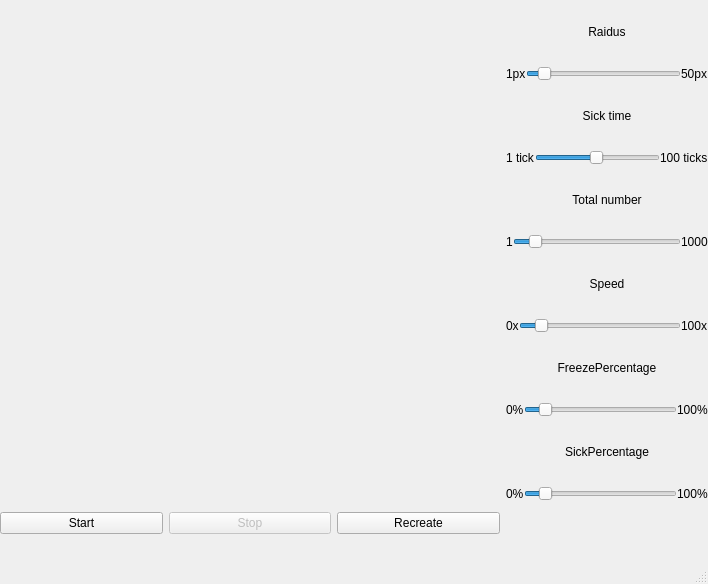
<?xml version="1.0" encoding="UTF-8"?>
<ui version="4.0">
 <class>MainWindow</class>
 <widget class="QMainWindow" name="MainWindow">
  <property name="geometry">
   <rect>
    <x>0</x>
    <y>0</y>
    <width>708</width>
    <height>584</height>
   </rect>
  </property>
  <property name="sizePolicy">
   <sizepolicy hsizetype="Minimum" vsizetype="Minimum">
    <horstretch>0</horstretch>
    <verstretch>0</verstretch>
   </sizepolicy>
  </property>
  <property name="minimumSize">
   <size>
    <width>0</width>
    <height>0</height>
   </size>
  </property>
  <property name="maximumSize">
   <size>
    <width>16777215</width>
    <height>16777215</height>
   </size>
  </property>
  <property name="windowTitle">
   <string>MainWindow</string>
  </property>
  <widget class="QWidget" name="centralwidget">
   <property name="minimumSize">
    <size>
     <width>0</width>
     <height>0</height>
    </size>
   </property>
   <widget class="QWidget" name="layoutWidget">
    <property name="geometry">
     <rect>
      <x>0</x>
      <y>0</y>
      <width>708</width>
      <height>537</height>
     </rect>
    </property>
    <layout class="QHBoxLayout" name="horizontalLayout">
     <property name="sizeConstraint">
      <enum>QLayout::SetMinimumSize</enum>
     </property>
     <item>
      <layout class="QVBoxLayout" name="verticalLayout_4">
       <property name="sizeConstraint">
        <enum>QLayout::SetMinimumSize</enum>
       </property>
       <item>
        <widget class="cvd::RenderArea" name="renderArea" native="true">
         <property name="sizePolicy">
          <sizepolicy hsizetype="Fixed" vsizetype="Fixed">
           <horstretch>0</horstretch>
           <verstretch>0</verstretch>
          </sizepolicy>
         </property>
         <property name="minimumSize">
          <size>
           <width>500</width>
           <height>500</height>
          </size>
         </property>
        </widget>
       </item>
       <item>
        <layout class="QHBoxLayout" name="horizontalLayout_5">
         <property name="sizeConstraint">
          <enum>QLayout::SetMinimumSize</enum>
         </property>
         <item alignment="Qt::AlignTop">
          <widget class="QPushButton" name="pushButtonStart">
           <property name="text">
            <string>Start</string>
           </property>
          </widget>
         </item>
         <item alignment="Qt::AlignTop">
          <widget class="QPushButton" name="pushButtonStop">
           <property name="enabled">
            <bool>false</bool>
           </property>
           <property name="text">
            <string>Stop</string>
           </property>
           <property name="checkable">
            <bool>false</bool>
           </property>
           <property name="checked">
            <bool>false</bool>
           </property>
           <property name="default">
            <bool>false</bool>
           </property>
           <property name="flat">
            <bool>false</bool>
           </property>
          </widget>
         </item>
         <item>
          <widget class="QPushButton" name="pushButtonRecreate">
           <property name="text">
            <string>Recreate</string>
           </property>
          </widget>
         </item>
        </layout>
       </item>
      </layout>
     </item>
     <item>
      <layout class="QVBoxLayout" name="verticalLayout">
       <property name="spacing">
        <number>0</number>
       </property>
       <property name="sizeConstraint">
        <enum>QLayout::SetMinimumSize</enum>
       </property>
       <item>
        <widget class="QLabel" name="labelRadius">
         <property name="minimumSize">
          <size>
           <width>0</width>
           <height>0</height>
          </size>
         </property>
         <property name="maximumSize">
          <size>
           <width>16777215</width>
           <height>20</height>
          </size>
         </property>
         <property name="text">
          <string>Raidus</string>
         </property>
         <property name="alignment">
          <set>Qt::AlignCenter</set>
         </property>
        </widget>
       </item>
       <item>
        <layout class="QHBoxLayout" name="horizontalLayout_6">
         <property name="sizeConstraint">
          <enum>QLayout::SetMinimumSize</enum>
         </property>
         <item>
          <widget class="QLabel" name="labelMinRadius">
           <property name="minimumSize">
            <size>
             <width>0</width>
             <height>0</height>
            </size>
           </property>
           <property name="maximumSize">
            <size>
             <width>16777215</width>
             <height>20</height>
            </size>
           </property>
           <property name="text">
            <string>1px</string>
           </property>
          </widget>
         </item>
         <item>
          <widget class="QSlider" name="sliderRadius">
           <property name="minimumSize">
            <size>
             <width>0</width>
             <height>15</height>
            </size>
           </property>
           <property name="maximumSize">
            <size>
             <width>16777215</width>
             <height>20</height>
            </size>
           </property>
           <property name="minimum">
            <number>1</number>
           </property>
           <property name="maximum">
            <number>50</number>
           </property>
           <property name="sliderPosition">
            <number>5</number>
           </property>
           <property name="orientation">
            <enum>Qt::Horizontal</enum>
           </property>
          </widget>
         </item>
         <item>
          <widget class="QLabel" name="labelMaxRadius">
           <property name="minimumSize">
            <size>
             <width>0</width>
             <height>0</height>
            </size>
           </property>
           <property name="maximumSize">
            <size>
             <width>16777215</width>
             <height>20</height>
            </size>
           </property>
           <property name="text">
            <string>50px</string>
           </property>
          </widget>
         </item>
        </layout>
       </item>
       <item>
        <widget class="QLabel" name="labelSickTime">
         <property name="minimumSize">
          <size>
           <width>0</width>
           <height>0</height>
          </size>
         </property>
         <property name="maximumSize">
          <size>
           <width>16777215</width>
           <height>20</height>
          </size>
         </property>
         <property name="text">
          <string>Sick time</string>
         </property>
         <property name="alignment">
          <set>Qt::AlignCenter</set>
         </property>
        </widget>
       </item>
       <item>
        <layout class="QHBoxLayout" name="horizontalLayout_7">
         <item>
          <widget class="QLabel" name="labelMinSickTime">
           <property name="minimumSize">
            <size>
             <width>0</width>
             <height>0</height>
            </size>
           </property>
           <property name="maximumSize">
            <size>
             <width>16777215</width>
             <height>20</height>
            </size>
           </property>
           <property name="text">
            <string>1 tick</string>
           </property>
          </widget>
         </item>
         <item>
          <widget class="QSlider" name="sliderSickTime">
           <property name="minimumSize">
            <size>
             <width>0</width>
             <height>15</height>
            </size>
           </property>
           <property name="minimum">
            <number>1</number>
           </property>
           <property name="maximum">
            <number>100</number>
           </property>
           <property name="sliderPosition">
            <number>50</number>
           </property>
           <property name="orientation">
            <enum>Qt::Horizontal</enum>
           </property>
          </widget>
         </item>
         <item>
          <widget class="QLabel" name="labelMaxSickTime">
           <property name="minimumSize">
            <size>
             <width>0</width>
             <height>0</height>
            </size>
           </property>
           <property name="maximumSize">
            <size>
             <width>16777215</width>
             <height>20</height>
            </size>
           </property>
           <property name="text">
            <string>100 ticks</string>
           </property>
          </widget>
         </item>
        </layout>
       </item>
       <item>
        <widget class="QLabel" name="labelNumber">
         <property name="minimumSize">
          <size>
           <width>0</width>
           <height>0</height>
          </size>
         </property>
         <property name="maximumSize">
          <size>
           <width>16777215</width>
           <height>20</height>
          </size>
         </property>
         <property name="text">
          <string>Total number</string>
         </property>
         <property name="alignment">
          <set>Qt::AlignCenter</set>
         </property>
        </widget>
       </item>
       <item>
        <layout class="QHBoxLayout" name="horizontalLayout_4">
         <item>
          <widget class="QLabel" name="labelMinNumber">
           <property name="minimumSize">
            <size>
             <width>0</width>
             <height>0</height>
            </size>
           </property>
           <property name="maximumSize">
            <size>
             <width>16777215</width>
             <height>20</height>
            </size>
           </property>
           <property name="text">
            <string>1</string>
           </property>
          </widget>
         </item>
         <item>
          <widget class="QSlider" name="sliderNumber">
           <property name="minimumSize">
            <size>
             <width>0</width>
             <height>15</height>
            </size>
           </property>
           <property name="minimum">
            <number>1</number>
           </property>
           <property name="maximum">
            <number>1000</number>
           </property>
           <property name="sliderPosition">
            <number>100</number>
           </property>
           <property name="orientation">
            <enum>Qt::Horizontal</enum>
           </property>
          </widget>
         </item>
         <item>
          <widget class="QLabel" name="labelMaxNumber">
           <property name="minimumSize">
            <size>
             <width>0</width>
             <height>0</height>
            </size>
           </property>
           <property name="maximumSize">
            <size>
             <width>16777215</width>
             <height>20</height>
            </size>
           </property>
           <property name="text">
            <string>1000</string>
           </property>
          </widget>
         </item>
        </layout>
       </item>
       <item>
        <widget class="QLabel" name="labelSpeed">
         <property name="minimumSize">
          <size>
           <width>0</width>
           <height>0</height>
          </size>
         </property>
         <property name="maximumSize">
          <size>
           <width>16777215</width>
           <height>20</height>
          </size>
         </property>
         <property name="text">
          <string>Speed</string>
         </property>
         <property name="alignment">
          <set>Qt::AlignCenter</set>
         </property>
        </widget>
       </item>
       <item>
        <layout class="QHBoxLayout" name="horizontalLayout_2">
         <item>
          <widget class="QLabel" name="labelMinSpeed">
           <property name="minimumSize">
            <size>
             <width>0</width>
             <height>0</height>
            </size>
           </property>
           <property name="maximumSize">
            <size>
             <width>16777215</width>
             <height>20</height>
            </size>
           </property>
           <property name="text">
            <string>0x</string>
           </property>
          </widget>
         </item>
         <item>
          <widget class="QSlider" name="sliderSpeed">
           <property name="minimumSize">
            <size>
             <width>0</width>
             <height>15</height>
            </size>
           </property>
           <property name="value">
            <number>10</number>
           </property>
           <property name="orientation">
            <enum>Qt::Horizontal</enum>
           </property>
          </widget>
         </item>
         <item>
          <widget class="QLabel" name="labelMaxSpeed">
           <property name="minimumSize">
            <size>
             <width>0</width>
             <height>0</height>
            </size>
           </property>
           <property name="maximumSize">
            <size>
             <width>16777215</width>
             <height>20</height>
            </size>
           </property>
           <property name="text">
            <string>100x</string>
           </property>
          </widget>
         </item>
        </layout>
       </item>
       <item>
        <widget class="QLabel" name="labelFreezePercentage">
         <property name="minimumSize">
          <size>
           <width>0</width>
           <height>0</height>
          </size>
         </property>
         <property name="maximumSize">
          <size>
           <width>16777215</width>
           <height>20</height>
          </size>
         </property>
         <property name="text">
          <string>FreezePercentage</string>
         </property>
         <property name="alignment">
          <set>Qt::AlignCenter</set>
         </property>
        </widget>
       </item>
       <item>
        <layout class="QHBoxLayout" name="horizontalLayout_8">
         <item>
          <widget class="QLabel" name="labelMinFreezePercentage">
           <property name="minimumSize">
            <size>
             <width>0</width>
             <height>0</height>
            </size>
           </property>
           <property name="maximumSize">
            <size>
             <width>16777215</width>
             <height>20</height>
            </size>
           </property>
           <property name="text">
            <string>0%</string>
           </property>
          </widget>
         </item>
         <item>
          <widget class="QSlider" name="sliderFreezePercentage">
           <property name="minimumSize">
            <size>
             <width>0</width>
             <height>15</height>
            </size>
           </property>
           <property name="value">
            <number>10</number>
           </property>
           <property name="orientation">
            <enum>Qt::Horizontal</enum>
           </property>
          </widget>
         </item>
         <item>
          <widget class="QLabel" name="labelMaxFreezePercentage">
           <property name="minimumSize">
            <size>
             <width>0</width>
             <height>0</height>
            </size>
           </property>
           <property name="maximumSize">
            <size>
             <width>16777215</width>
             <height>20</height>
            </size>
           </property>
           <property name="text">
            <string>100%</string>
           </property>
          </widget>
         </item>
        </layout>
       </item>
       <item>
        <widget class="QLabel" name="labelSickPercentage">
         <property name="minimumSize">
          <size>
           <width>0</width>
           <height>0</height>
          </size>
         </property>
         <property name="maximumSize">
          <size>
           <width>16777215</width>
           <height>20</height>
          </size>
         </property>
         <property name="text">
          <string>SickPercentage</string>
         </property>
         <property name="alignment">
          <set>Qt::AlignCenter</set>
         </property>
        </widget>
       </item>
       <item>
        <layout class="QHBoxLayout" name="horizontalLayout_3">
         <item>
          <widget class="QLabel" name="labelMinSickPercentage">
           <property name="minimumSize">
            <size>
             <width>0</width>
             <height>0</height>
            </size>
           </property>
           <property name="maximumSize">
            <size>
             <width>16777215</width>
             <height>20</height>
            </size>
           </property>
           <property name="text">
            <string>0%</string>
           </property>
          </widget>
         </item>
         <item>
          <widget class="QSlider" name="sliderSickPercentage">
           <property name="minimumSize">
            <size>
             <width>0</width>
             <height>15</height>
            </size>
           </property>
           <property name="value">
            <number>10</number>
           </property>
           <property name="orientation">
            <enum>Qt::Horizontal</enum>
           </property>
          </widget>
         </item>
         <item>
          <widget class="QLabel" name="labelMaxSickPercentage">
           <property name="minimumSize">
            <size>
             <width>0</width>
             <height>0</height>
            </size>
           </property>
           <property name="maximumSize">
            <size>
             <width>16777215</width>
             <height>20</height>
            </size>
           </property>
           <property name="text">
            <string>100%</string>
           </property>
          </widget>
         </item>
        </layout>
       </item>
      </layout>
     </item>
    </layout>
   </widget>
  </widget>
  <widget class="QMenuBar" name="menubar">
   <property name="geometry">
    <rect>
     <x>0</x>
     <y>0</y>
     <width>708</width>
     <height>22</height>
    </rect>
   </property>
  </widget>
  <widget class="QStatusBar" name="statusbar"/>
 </widget>
 <customwidgets>
  <customwidget>
   <class>cvd::RenderArea</class>
   <extends>QWidget</extends>
   <header location="global">RenderArea.h</header>
   <container>1</container>
  </customwidget>
 </customwidgets>
 <resources/>
 <connections/>
</ui>
